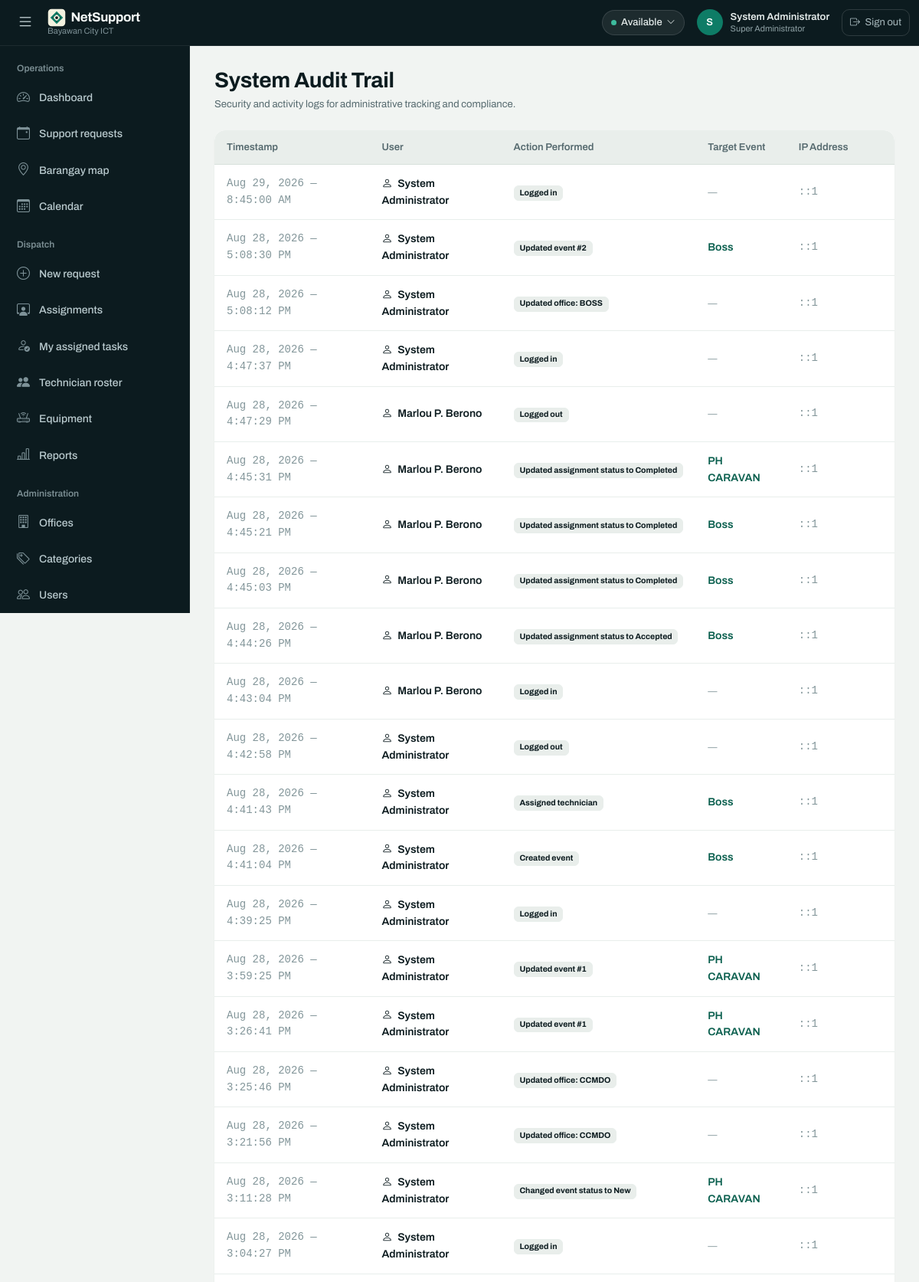
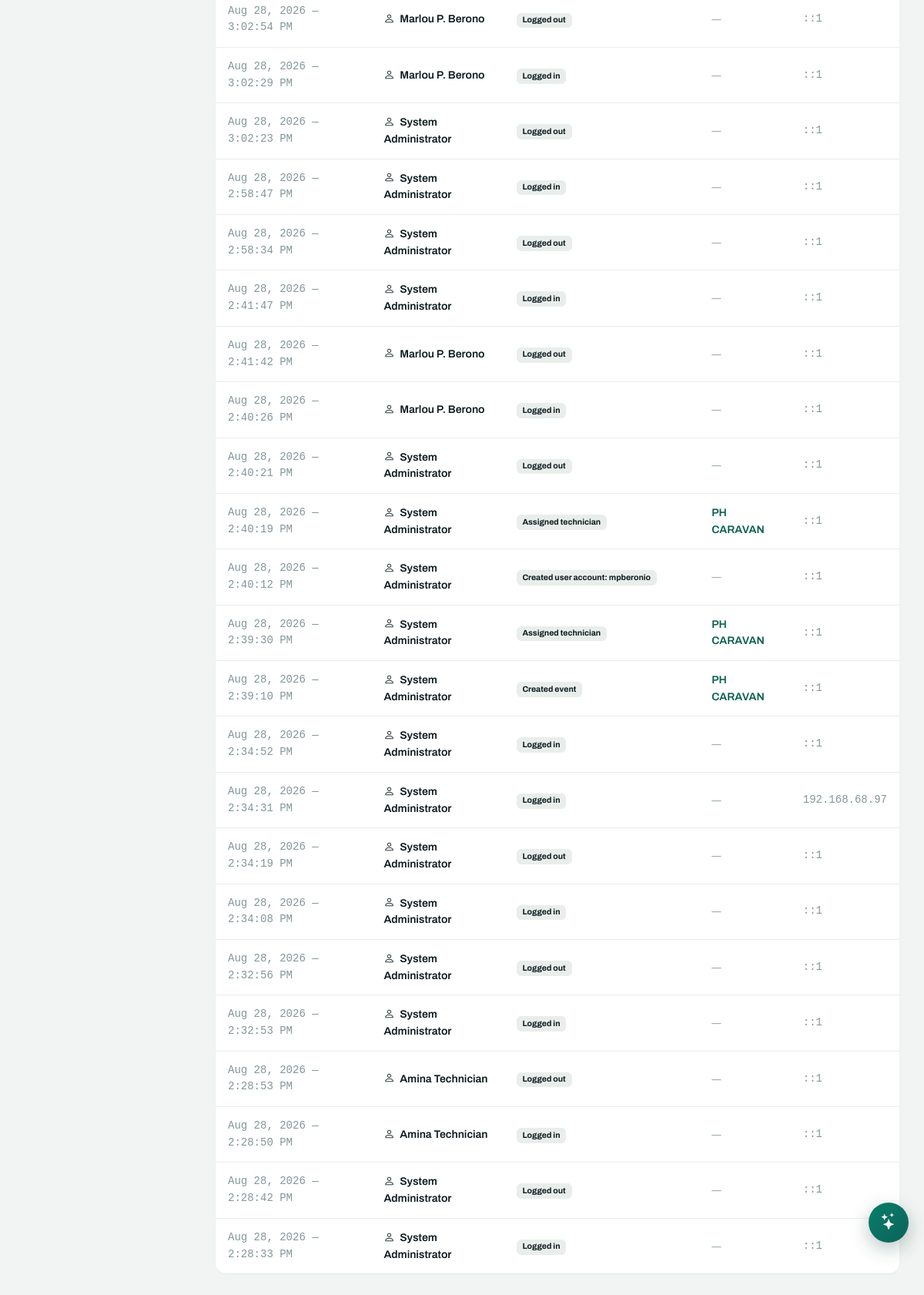
Screenshot of /activity.php (signed in) with the database file from the repository (2 pictures, top to bottom).
### tables this page shows
CREATE TABLE `activity_logs` (
  `id` bigint(20) UNSIGNED NOT NULL,
  `user_id` int(10) UNSIGNED NOT NULL,
  `event_id` int(10) UNSIGNED DEFAULT NULL,
  `action` varchar(200) NOT NULL,
  `ip_address` varchar(45) DEFAULT NULL,
  `created_at` timestamp NOT NULL DEFAULT current_timestamp()
);

CREATE TABLE `users` (
  `id` int(10) UNSIGNED NOT NULL,
  `full_name` varchar(120) NOT NULL,
  `username` varchar(60) NOT NULL,
  `email` varchar(150) NOT NULL,
  `phone_number` varchar(30) DEFAULT NULL,
  `password_hash` varchar(255) NOT NULL,
  `office_id` int(10) UNSIGNED DEFAULT NULL,
  `position_title` varchar(120) DEFAULT NULL,
  `role_id` tinyint(3) UNSIGNED NOT NULL,
  `status` enum('Active','Inactive') NOT NULL DEFAULT 'Active',
  `created_at` timestamp NOT NULL DEFAULT current_timestamp()
);

CREATE TABLE `events` (
  `id` int(10) UNSIGNED NOT NULL,
  `title` varchar(200) NOT NULL,
  `description` text DEFAULT NULL,
  `office_id` int(10) UNSIGNED NOT NULL,
  `category` varchar(60) NOT NULL,
  `location` varchar(200) NOT NULL,
  `latitude` decimal(9,6) DEFAULT NULL,
  `longitude` decimal(9,6) DEFAULT NULL,
  `start_at` datetime NOT NULL,
  `end_at` datetime NOT NULL,
  `priority` enum('Low','Normal','High','Urgent') DEFAULT 'Normal',
  `participants` int(10) UNSIGNED DEFAULT 0,
  `bandwidth_mbps` int(10) UNSIGNED DEFAULT 0,
  `primary_connection` varchar(100) DEFAULT NULL,
  `backup_connection` varchar(100) DEFAULT NULL,
  `notes` text DEFAULT NULL,
  `status` enum('New','Pending','Assigned','In Progress','Completed','Cancelled','Rescheduled') DEFAULT 'New',
  `travel_order_status` enum('Not Created','Ongoing','Completed') NOT NULL DEFAULT 'Not Created',
  `travel_order_no` varchar(40) DEFAULT NULL,
  `travel_order_created_by` int(10) UNSIGNED DEFAULT NULL,
  `travel_order_created_at` datetime DEFAULT NULL,
  `travel_order_completed_at` datetime DEFAULT NULL,
  `created_by` int(10) UNSIGNED NOT NULL,
  `created_at` timestamp NOT NULL DEFAULT current_timestamp()
);

### config.php (called while the page is built, shortened)
<?php
function db(): PDO {
    static $pdo;
    if (!$pdo) {
        $pdo = new PDO(
            'mysql:host='.DB_HOST.';port='.DB_PORT.';dbname='.DB_NAME.';charset=utf8mb4',
            DB_USER, DB_PASS,
            [
                PDO::ATTR_ERRMODE            => PDO::ERRMODE_EXCEPTION,
                PDO::ATTR_DEFAULT_FETCH_MODE => PDO::FETCH_ASSOC,
                PDO::ATTR_EMULATE_PREPARES   => false,
            ]
        );
        $pdo->exec("SET time_zone = '+08:00'");
    }
    return $pdo;
}
function h(?string $value): string { return htmlspecialchars((string)$value, ENT_QUOTES, 'UTF-8'); }

### activity.php (the view, shortened to what this page needs)
<?php
require_once 'config.php';
require 'partials/header.php';
$rows = db()->query('SELECT l.*, u.full_name, e.title
                     FROM activity_logs l
                     JOIN users u ON u.id = l.user_id
                     LEFT JOIN events e ON e.id = l.event_id
                     ORDER BY l.created_at DESC
                     LIMIT 200')->fetchAll();
?>
<div class="d-flex flex-column flex-md-row justify-content-between align-items-md-center gap-3 mb-4">
    <div>
        <h3 class="fw-bold text-dark mb-1">System Audit Trail</h3>
        <p class="text-secondary small mb-0">Security and activity logs for administrative tracking and compliance.</p>
    </div>
</div>
<div class="card stat-card border-0">
    <div class="app-table-container">
        <div class="table-responsive">
            <table class="table app-table align-middle">
                <thead>
                    <tr>
                        <th>Timestamp</th>
                        <th>User</th>
                        <th>Action Performed</th>
                        <th>Target Event</th>
                        <th>IP Address</th>
                    </tr>
                </thead>
                <tbody>
                    <?php foreach ($rows as $r): ?>
                        <tr>
                            <td class="small text-muted font-monospace"><?= date('M j, Y — g:i:s A', strtotime($r['created_at'])) ?></td>
                            <td>
                                <span class="fw-semibold text-dark"><i class="bi bi-person me-1"></i> <?= h($r['full_name']) ?></span>
                            </td>
                            <td>
                                <span class="badge bg-light text-dark border"><?= h($r['action']) ?></span>
                            </td>
                            <td>
                                <?php if ($r['event_id']): ?>
                                    <a href="event.php?id=<?= $r['event_id'] ?>" class="text-primary text-decoration-none fw-semibold">
                                        <?= h($r['title'] ?: '#' . $r['event_id']) ?>
                                    </a>
                                <?php else: ?>
                                    <span class="text-muted small">—</span>
                                <?php endif; ?>
                            </td>
                            <td class="font-monospace small text-muted"><?= h($r['ip_address'] ?: '127.0.0.1') ?></td>
                        </tr>
                    <?php endforeach; ?>
                </tbody>
            </table>
        </div>
    </div>
</div>
<?php require 'partials/footer.php'; ?>

### assets/app.css (style rules this page uses)
:root { --font: 'Archivo', -apple-system, BlinkMacSystemFont, 'Segoe UI', Roboto, sans-serif; --ink: #0C1B1F; --paper: #F1F4F2; --surface: #FFFFFF; --surface-sunk: #E9EEEB; --signal: #0E7C66; --signal-deep: #0A5F4E; --signal-wash: #E4F1ED; --amber: #B45309; --amber-wash: #FBF0E2; --rust: #B3261E; --rust-wash: #FBEAE8; --harbor: #1F6FEB; --harbor-wash: #E7F0FE; --violet: #6D28D9; --violet-wash: #F0E9FD; --moss: #166534; --moss-wash: #E6F2E9; --text: #0C1B1F; --text-muted: #566A6F; --text-faint: #83969A; --line: #D7E0DC; --line-soft: #E8EEEB; --shadow-1: 0 1px 2px rgba(12, 27, 31, .06); --shadow-2: 0 6px 16px -6px rgba(12, 27, 31, .18); --shadow-3: 0 18px 40px -12px rgba(12, 27, 31, .28); --r-sm: 6px; --r-md: 10px; --r-lg: 14px; --r-xl: 20px; --rail: 248px; --bar: 60px; --dock: 0px; --radius-sm: var(--r-sm); --radius-md: var(--r-md); --radius-lg: var(--r-lg); --radius-xl: var(--r-xl); --primary: var(--signal); --primary-light: var(--signal-wash); --danger: var(--rust); --success: var(--moss); --warning: var(--amber); --border-color: var(--line); --text-main: var(--text); --shadow-sm: var(--shadow-1); --shadow-md: var(--shadow-2); --shadow-lg: var(--shadow-3); --bs-primary: var(--signal); --bs-body-font-family: var(--font); --bs-body-color: var(--text); --bs-border-color: var(--line); --bs-link-color: var(--signal-deep); --bs-link-hover-color: var(--signal); }
*, *::before, *::after { box-sizing: border-box; }
html { -webkit-text-size-adjust: 100%; }
body { font-family: var(--font); background: var(--paper); color: var(--text); margin: 0; min-height: 100vh; font-size: 15px; line-height: 1.55; -webkit-font-smoothing: antialiased; text-rendering: optimizeLegibility; }
time, .stat-value, .app-table td, .count, .tnum { font-variant-numeric: tabular-nums; }
h1, h2, h3, h4, h5, h6 { font-weight: 600; letter-spacing: -.011em; color: var(--text); }
a { color: var(--signal-deep); text-decoration-thickness: 1px; text-underline-offset: 2px; }
.stat-card, .app-card, .card { background: var(--surface); border: 1px solid var(--line); border-radius: var(--r-lg); box-shadow: var(--shadow-1); }
.stat-card { transition: border-color .15s ease; }
.app-table-container, .table-responsive { border-radius: var(--r-lg); overflow-x: auto; -webkit-overflow-scrolling: touch; overscroll-behavior-x: contain; }
.app-table { margin-bottom: 0; width: 100%; }
.app-table th { background: var(--surface-sunk); color: var(--text-muted); font-size: .8125rem; font-weight: 600; text-transform: none; letter-spacing: 0; padding: .75rem 1rem; border-bottom: 1px solid var(--line); white-space: nowrap; text-align: left; }
.app-table td { padding: .875rem 1rem; vertical-align: middle; border-bottom: 1px solid var(--line-soft); font-size: .875rem; color: #223438; }
.app-table tbody tr:last-child td { border-bottom: 0; }
.text-primary { color: var(--signal-deep) !important; }
.text-secondary { color: var(--text-muted) !important; }
.text-muted { color: var(--text-faint) !important; }
.text-dark { color: var(--text) !important; }
.bg-light { background-color: var(--surface-sunk) !important; }
.border-bottom, .border-top, .border { border-color: var(--line-soft) !important; }

### rows the page displays
activity_logs: created_at "Aug 29, 2026 — 8:45:00 AM", user.full_name "System Administrator", action "Logged in", ip_address "::1"
activity_logs: created_at "Aug 28, 2026 — 5:08:30 PM", user.full_name "System Administrator", action "Updated event #2", event.title "Boss", ip_address "::1"
activity_logs: created_at "Aug 28, 2026 — 5:08:12 PM", user.full_name "System Administrator", action "Updated office: BOSS", ip_address "::1"
activity_logs: created_at "Aug 28, 2026 — 4:47:37 PM", user.full_name "System Administrator", action "Logged in", ip_address "::1"
activity_logs: created_at "Aug 28, 2026 — 4:47:29 PM", user.full_name "Marlou P. Berono", action "Logged out", ip_address "::1"
activity_logs: created_at "Aug 28, 2026 — 4:45:31 PM", user.full_name "Marlou P. Berono", action "Updated assignment status to Completed", event.title "PH CARAVAN", ip_address "::1"
activity_logs: created_at "Aug 28, 2026 — 4:45:21 PM", user.full_name "Marlou P. Berono", action "Updated assignment status to Completed", event.title "Boss", ip_address "::1"
activity_logs: created_at "Aug 28, 2026 — 4:45:03 PM", user.full_name "Marlou P. Berono", action "Updated assignment status to Completed", event.title "Boss", ip_address "::1"
activity_logs: created_at "Aug 28, 2026 — 4:44:26 PM", user.full_name "Marlou P. Berono", action "Updated assignment status to Accepted", event.title "Boss", ip_address "::1"
activity_logs: created_at "Aug 28, 2026 — 4:43:04 PM", user.full_name "Marlou P. Berono", action "Logged in", ip_address "::1"
activity_logs: created_at "Aug 28, 2026 — 4:42:58 PM", user.full_name "System Administrator", action "Logged out", ip_address "::1"
activity_logs: created_at "Aug 28, 2026 — 4:41:43 PM", user.full_name "System Administrator", action "Assigned technician", event.title "Boss", ip_address "::1"
activity_logs: created_at "Aug 28, 2026 — 4:41:04 PM", user.full_name "System Administrator", action "Created event", event.title "Boss", ip_address "::1"
activity_logs: created_at "Aug 28, 2026 — 4:39:25 PM", user.full_name "System Administrator", action "Logged in", ip_address "::1"
activity_logs: created_at "Aug 28, 2026 — 3:59:25 PM", user.full_name "System Administrator", action "Updated event #1", event.title "PH CARAVAN", ip_address "::1"
activity_logs: created_at "Aug 28, 2026 — 3:26:41 PM", user.full_name "System Administrator", action "Updated event #1", event.title "PH CARAVAN", ip_address "::1"
activity_logs: created_at "Aug 28, 2026 — 3:25:46 PM", user.full_name "System Administrator", action "Updated office: CCMDO", ip_address "::1"
activity_logs: created_at "Aug 28, 2026 — 3:21:56 PM", user.full_name "System Administrator", action "Updated office: CCMDO", ip_address "::1"
activity_logs: created_at "Aug 28, 2026 — 3:11:28 PM", user.full_name "System Administrator", action "Changed event status to New", event.title "PH CARAVAN", ip_address "::1"
activity_logs: created_at "Aug 28, 2026 — 3:04:27 PM", user.full_name "System Administrator", action "Logged in", ip_address "::1"
activity_logs: created_at "Aug 28, 2026 — 3:02:54 PM", user.full_name "Marlou P. Berono", action "Logged out", ip_address "::1"
activity_logs: created_at "Aug 28, 2026 — 3:02:29 PM", user.full_name "Marlou P. Berono", action "Logged in", ip_address "::1"
activity_logs: created_at "Aug 28, 2026 — 3:02:23 PM", user.full_name "System Administrator", action "Logged out", ip_address "::1"
activity_logs: created_at "Aug 28, 2026 — 2:58:47 PM", user.full_name "System Administrator", action "Logged in", ip_address "::1"
activity_logs: created_at "Aug 28, 2026 — 2:58:34 PM", user.full_name "System Administrator", action "Logged out", ip_address "::1"
activity_logs: created_at "Aug 28, 2026 — 2:41:47 PM", user.full_name "System Administrator", action "Logged in", ip_address "::1"
activity_logs: created_at "Aug 28, 2026 — 2:41:42 PM", user.full_name "Marlou P. Berono", action "Logged out", ip_address "::1"
activity_logs: created_at "Aug 28, 2026 — 2:40:26 PM", user.full_name "Marlou P. Berono", action "Logged in", ip_address "::1"
activity_logs: created_at "Aug 28, 2026 — 2:40:21 PM", user.full_name "System Administrator", action "Logged out", ip_address "::1"
activity_logs: created_at "Aug 28, 2026 — 2:40:19 PM", user.full_name "System Administrator", action "Assigned technician", event.title "PH CARAVAN", ip_address "::1"
activity_logs: created_at "Aug 28, 2026 — 2:40:12 PM", user.full_name "System Administrator", action "Created user account: mpberonio", ip_address "::1"
activity_logs: created_at "Aug 28, 2026 — 2:39:30 PM", user.full_name "System Administrator", action "Assigned technician", event.title "PH CARAVAN", ip_address "::1"
activity_logs: created_at "Aug 28, 2026 — 2:39:10 PM", user.full_name "System Administrator", action "Created event", event.title "PH CARAVAN", ip_address "::1"
activity_logs: created_at "Aug 28, 2026 — 2:34:52 PM", user.full_name "System Administrator", action "Logged in", ip_address "::1"
activity_logs: created_at "Aug 28, 2026 — 2:34:31 PM", user.full_name "System Administrator", action "Logged in", ip_address "192.168.68.97"
activity_logs: created_at "Aug 28, 2026 — 2:34:19 PM", user.full_name "System Administrator", action "Logged out", ip_address "::1"
activity_logs: created_at "Aug 28, 2026 — 2:34:08 PM", user.full_name "System Administrator", action "Logged in", ip_address "::1"
activity_logs: created_at "Aug 28, 2026 — 2:32:56 PM", user.full_name "System Administrator", action "Logged out", ip_address "::1"
activity_logs: created_at "Aug 28, 2026 — 2:32:53 PM", user.full_name "System Administrator", action "Logged in", ip_address "::1"
activity_logs: created_at "Aug 28, 2026 — 2:28:53 PM", user.full_name "Amina Technician", action "Logged out", ip_address "::1"
activity_logs: created_at "Aug 28, 2026 — 2:28:50 PM", user.full_name "Amina Technician", action "Logged in", ip_address "::1"
activity_logs: created_at "Aug 28, 2026 — 2:28:42 PM", user.full_name "System Administrator", action "Logged out", ip_address "::1"
activity_logs: created_at "Aug 28, 2026 — 2:28:33 PM", user.full_name "System Administrator", action "Logged in", ip_address "::1"

### other values shown
$myAvailability "Available"
substr($me['full_name'], 0, 1) "S"
$me['full_name'] "System Administrator"
$me['role'] "Super Administrator"
